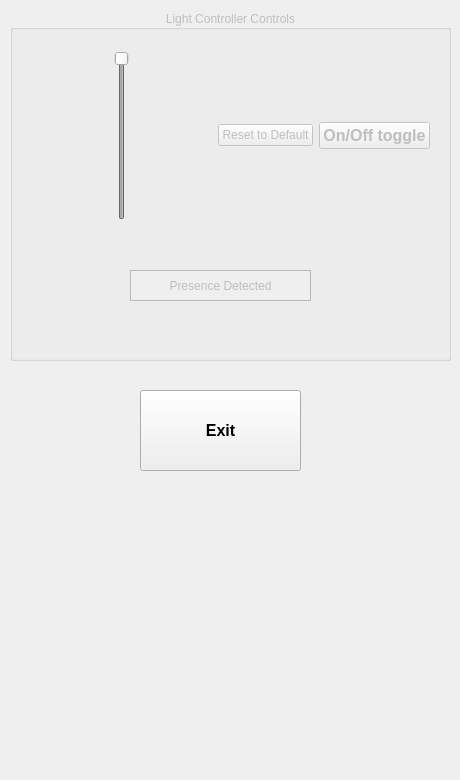
<?xml version="1.0" encoding="UTF-8"?>
<ui version="4.0">
 <class>light_controller_remote_ui</class>
 <widget class="QMainWindow" name="light_controller_remote_ui">
  <property name="geometry">
   <rect>
    <x>0</x>
    <y>0</y>
    <width>460</width>
    <height>780</height>
   </rect>
  </property>
  <property name="windowTitle">
   <string>light_controller_remote_ui</string>
  </property>
  <widget class="QWidget" name="light_controller_ui">
   <widget class="QGroupBox" name="light_controller_controls">
    <property name="enabled">
     <bool>false</bool>
    </property>
    <property name="geometry">
     <rect>
      <x>10</x>
      <y>10</y>
      <width>441</width>
      <height>351</height>
     </rect>
    </property>
    <property name="title">
     <string>Light Controller Controls</string>
    </property>
    <property name="alignment">
     <set>Qt::AlignCenter</set>
    </property>
    <widget class="QWidget" name="layoutWidget">
     <property name="geometry">
      <rect>
       <x>10</x>
       <y>30</y>
       <width>421</width>
       <height>191</height>
      </rect>
     </property>
     <layout class="QHBoxLayout" name="horizontalLayout">
      <item>
       <spacer name="horizontalSpacer_2">
        <property name="orientation">
         <enum>Qt::Horizontal</enum>
        </property>
        <property name="sizeHint" stdset="0">
         <size>
          <width>20</width>
          <height>20</height>
         </size>
        </property>
       </spacer>
      </item>
      <item>
       <widget class="QSlider" name="dimmer_slider">
        <property name="sizePolicy">
         <sizepolicy hsizetype="MinimumExpanding" vsizetype="MinimumExpanding">
          <horstretch>0</horstretch>
          <verstretch>0</verstretch>
         </sizepolicy>
        </property>
        <property name="minimumSize">
         <size>
          <width>10</width>
          <height>0</height>
         </size>
        </property>
        <property name="minimum">
         <number>1</number>
        </property>
        <property name="maximum">
         <number>100</number>
        </property>
        <property name="value">
         <number>100</number>
        </property>
        <property name="orientation">
         <enum>Qt::Vertical</enum>
        </property>
       </widget>
      </item>
      <item>
       <spacer name="horizontalSpacer">
        <property name="orientation">
         <enum>Qt::Horizontal</enum>
        </property>
        <property name="sizeType">
         <enum>QSizePolicy::MinimumExpanding</enum>
        </property>
        <property name="sizeHint" stdset="0">
         <size>
          <width>20</width>
          <height>20</height>
         </size>
        </property>
       </spacer>
      </item>
      <item>
       <widget class="QPushButton" name="reset_to_default">
        <property name="text">
         <string>Reset to Default</string>
        </property>
       </widget>
      </item>
      <item>
       <widget class="QPushButton" name="toggle_on_off">
        <property name="sizePolicy">
         <sizepolicy hsizetype="MinimumExpanding" vsizetype="Fixed">
          <horstretch>0</horstretch>
          <verstretch>0</verstretch>
         </sizepolicy>
        </property>
        <property name="font">
         <font>
          <pointsize>12</pointsize>
          <weight>75</weight>
          <bold>true</bold>
         </font>
        </property>
        <property name="text">
         <string>On/Off toggle</string>
        </property>
        <property name="checkable">
         <bool>true</bool>
        </property>
       </widget>
      </item>
     </layout>
    </widget>
    <widget class="QLabel" name="presence_detected">
     <property name="geometry">
      <rect>
       <x>120</x>
       <y>260</y>
       <width>181</width>
       <height>31</height>
      </rect>
     </property>
     <property name="autoFillBackground">
      <bool>true</bool>
     </property>
     <property name="frameShape">
      <enum>QFrame::StyledPanel</enum>
     </property>
     <property name="frameShadow">
      <enum>QFrame::Sunken</enum>
     </property>
     <property name="lineWidth">
      <number>3</number>
     </property>
     <property name="text">
      <string>Presence Detected</string>
     </property>
     <property name="alignment">
      <set>Qt::AlignCenter</set>
     </property>
     <property name="wordWrap">
      <bool>true</bool>
     </property>
    </widget>
   </widget>
   <widget class="QPushButton" name="exit_button">
    <property name="geometry">
     <rect>
      <x>140</x>
      <y>390</y>
      <width>161</width>
      <height>81</height>
     </rect>
    </property>
    <property name="font">
     <font>
      <pointsize>12</pointsize>
      <weight>75</weight>
      <bold>true</bold>
     </font>
    </property>
    <property name="text">
     <string>Exit</string>
    </property>
   </widget>
  </widget>
 </widget>
 <layoutdefault spacing="6" margin="11"/>
 <resources/>
 <connections/>
</ui>
